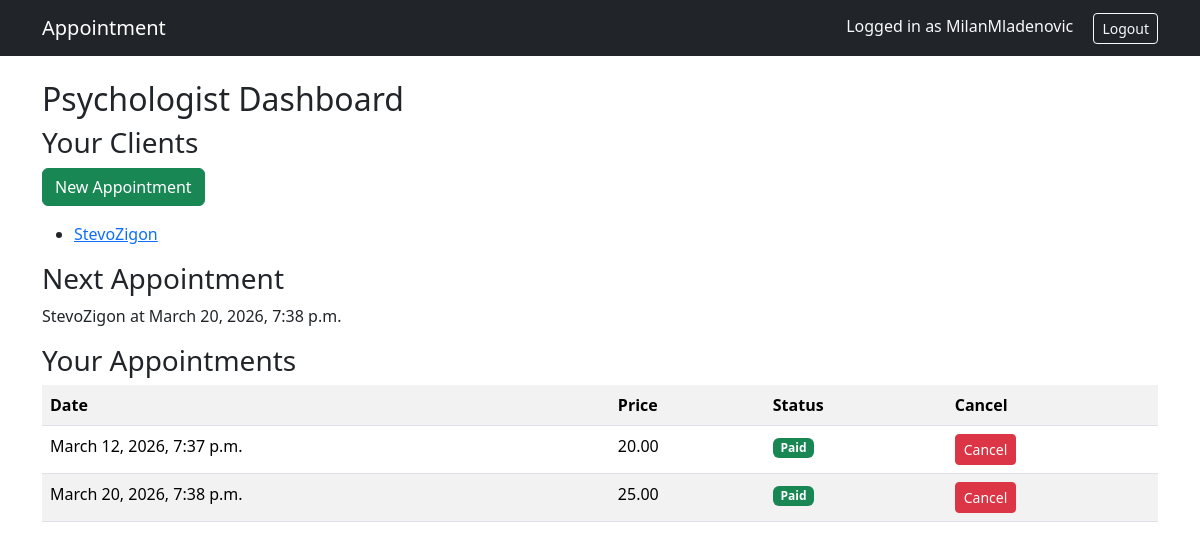
The page /psychologist/ (signed in) on the database its author committed.
### users/models.py (models this page shows, shortened)
class User(AbstractUser):
    ROLE_CHOICES = (
        ('psychologist', 'Psychologist'),
        ('client', 'Client'),
    )
    role = models.CharField(max_length=20, choices=ROLE_CHOICES)

class ClientProfile(models.Model):
    user = models.OneToOneField(User, on_delete=models.CASCADE, related_name='client_profile')
    psychologist = models.ForeignKey(
        User,
        on_delete=models.CASCADE,
        related_name='clients',
        limit_choices_to={'role':'psychologist'}
    )

### appointments/models.py (models this page shows, shortened)
class Appointment(models.Model):
    psychologist = models.ForeignKey(
        settings.AUTH_USER_MODEL,
        on_delete=models.CASCADE,
        related_name='appointments_as_psychologist',
        limit_choices_to={'role':'psychologist'}
    )
    client = models.ForeignKey(
        settings.AUTH_USER_MODEL,
        on_delete=models.CASCADE,
        related_name='appointment_as_client',
        limit_choices_to={'role':'client'}
    )
    start_time = models.DateTimeField()
    end_time = models.DateTimeField()
    price = models.DecimalField(max_digits=8, decimal_places=2)
    paid = models.BooleanField(default=False)

### users/views.py (the view)
# urls.py: path('psychologist/', psychologist_dashboard, name='psychologist_dashboard'),
@login_required
def psychologist_dashboard(request):
    appointments = Appointment.objects.filter(
        psychologist=request.user
    ).order_by('start_time')
    clients = ClientProfile.objects.filter(
        psychologist=request.user
    )
    next_appointment = appointments.filter(
        start_time__gte=timezone.now()
    ).order_by('start_time').first()
    return render(request, 'psychologist_dashboard.html', {
        'appointments': appointments,
        'next_appointment': next_appointment,
        'clients': clients
    })

### templates/psychologist_dashboard.html
{% extends "base.html" %}
{% block content %}
<h2>Psychologist Dashboard</h2>
<h3>Your Clients</h3>
<a class="btn btn-success mb-3" href="{% url 'create_appointment' %}">
    New Appointment
</a>
<ul>
{% for client in clients %}
    <li>
        <a href="{% url 'client_detail' client.user.id %}">
            {{ client.user.username }}
        </a>
    </li>
{% empty %}
    <li>No clients assigned</li>
{% endfor %}
</ul>
<h3>Next Appointment</h3>
{% if next_appointment %}
<p>
    {{ next_appointment.client.username }} at
    {{ next_appointment.start_time }}
</p>
{% else %}
<p>No upcoming appointments</p>
{% endif %}
<h3>Your Appointments</h3>
<table class="table table-striped">
<tr>
    <th>Date</th>
    <th>Price</th>
    <th>Status</th>
    <th>Cancel</th>
</tr>
{% for appointment in appointments %}
<tr>
    <td>{{ appointment.start_time }}</td>
    <td>{{ appointment.price }}</td>
    <td>
        {% if appointment.paid %}
            <span class="badge bg-success">Paid</span>
        {% else %}
            <span class="badge bg-danger">Unpaid</span>
        {% endif %}
    </td>
    <td>
        <a class="btn btn-sm btn-danger"
            href="{% url 'cancel_appointment' appointment.id %}">
            Cancel
        </a>
    </td>
</tr>
{% endfor %}
</table>
{% endblock %}

### templates/base.html (shortened to what this page needs)
<!DOCTYPE html>
<html>
<head>
    <link href="https://cdn.jsdelivr.net/npm/bootstrap@5.3.3/dist/css/bootstrap.min.css" rel="stylesheet">
</head>
<body>
<nav class="navbar navbar-expand-lg navbar-dark bg-dark">
    <div class="container">
        <a class="navbar-brand" href="/">Appointment</a>
        <div>
            {% if user.is_authenticated %}
                <span class="text-light me-3">
                    Logged in as {{ user.username }}
                </span>
                <a class="btn btn-outline-light btn-sm" href="/admin/logout/">Logout</a>
            {% endif %}
        </div>
    </div>
</nav>
<div class="container mt-4">
{% block content %}
{% endblock %}
</div>
</body>
</html>

### rows shown on the page
User: username "MilanMladenovic"
ClientProfile: user.username "StevoZigon"
Appointment: client.username "StevoZigon", start_time "March 20, 2026, 7:38 p.m.", price "25.00", paid "Paid"
Appointment: start_time "March 12, 2026, 7:37 p.m.", price "20.00", paid "Paid"
